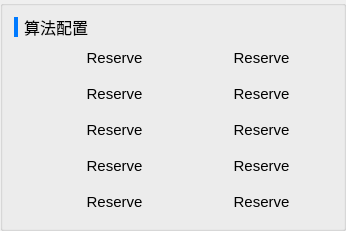
       <widget class="QGroupBox" name="groupBox_2">
        <property name="minimumSize">
         <size>
          <width>0</width>
          <height>0</height>
         </size>
        </property>
        <property name="font">
         <font>
          <pointsize>8</pointsize>
         </font>
        </property>
        <property name="styleSheet">
         <string notr="true">QObject#groupBox_2{
border: none;
}</string>
        </property>
        <property name="title">
         <string/>
        </property>
        <layout class="QVBoxLayout" name="verticalLayout_2">
         <item>
          <layout class="QHBoxLayout" name="horizontalLayout_11">
           <item>
            <widget class="QLabel" name="label_20">
             <property name="minimumSize">
              <size>
               <width>4</width>
               <height>20</height>
              </size>
             </property>
             <property name="maximumSize">
              <size>
               <width>4</width>
               <height>20</height>
              </size>
             </property>
             <property name="font">
              <font>
               <pointsize>12</pointsize>
              </font>
             </property>
             <property name="styleSheet">
              <string notr="true">background: #007AFF;</string>
             </property>
             <property name="text">
              <string/>
             </property>
            </widget>
           </item>
           <item>
            <widget class="QLabel" name="label_21">
             <property name="minimumSize">
              <size>
               <width>0</width>
               <height>20</height>
              </size>
             </property>
             <property name="maximumSize">
              <size>
               <width>16777215</width>
               <height>20</height>
              </size>
             </property>
             <property name="font">
              <font>
               <pointsize>12</pointsize>
              </font>
             </property>
             <property name="text">
              <string>算法配置</string>
             </property>
            </widget>
           </item>
          </layout>
         </item>
         <item>
          <layout class="QGridLayout" name="gridLayout_4" columnstretch="0,0">
           <property name="leftMargin">
            <number>30</number>
           </property>
           <item row="7" column="1">
            <widget class="QToolButton" name="checkReserve_1">
             <property name="enabled">
              <bool>true</bool>
             </property>
             <property name="sizePolicy">
              <sizepolicy hsizetype="Fixed" vsizetype="Fixed">
               <horstretch>0</horstretch>
               <verstretch>0</verstretch>
              </sizepolicy>
             </property>
             <property name="minimumSize">
              <size>
               <width>141</width>
               <height>30</height>
              </size>
             </property>
             <property name="maximumSize">
              <size>
               <width>245</width>
               <height>30</height>
              </size>
             </property>
             <property name="font">
              <font>
               <pointsize>11</pointsize>
              </font>
             </property>
             <property name="layoutDirection">
              <enum>Qt::LeftToRight</enum>
             </property>
             <property name="styleSheet">
              <string notr="true">border: none;</string>
             </property>
             <property name="text">
              <string notr="true">Reserve</string>
             </property>
             <property name="icon">
              <iconset>
               <selectedoff>:/resources/icons/ic_checkbox_normal.png</selectedoff>
               <selectedon>:/resources/icons/ic_checkbox_selected.png</selectedon>
              </iconset>
             </property>
             <property name="iconSize">
              <size>
               <width>30</width>
               <height>30</height>
              </size>
             </property>
             <property name="checkable">
              <bool>true</bool>
             </property>
             <property name="checked">
              <bool>false</bool>
             </property>
             <property name="toolButtonStyle">
              <enum>Qt::ToolButtonTextBesideIcon</enum>
             </property>
            </widget>
           </item>
           <item row="7" column="0">
            <widget class="QToolButton" name="checkReserve_0">
             <property name="enabled">
              <bool>true</bool>
             </property>
             <property name="sizePolicy">
              <sizepolicy hsizetype="Fixed" vsizetype="Fixed">
               <horstretch>0</horstretch>
               <verstretch>0</verstretch>
              </sizepolicy>
             </property>
             <property name="minimumSize">
              <size>
               <width>141</width>
               <height>30</height>
              </size>
             </property>
             <property name="maximumSize">
              <size>
               <width>245</width>
               <height>30</height>
              </size>
             </property>
             <property name="font">
              <font>
               <pointsize>11</pointsize>
              </font>
             </property>
             <property name="layoutDirection">
              <enum>Qt::LeftToRight</enum>
             </property>
             <property name="styleSheet">
              <string notr="true">border: none;</string>
             </property>
             <property name="text">
              <string notr="true">Reserve</string>
             </property>
             <property name="icon">
              <iconset>
               <selectedoff>:/resources/icons/ic_checkbox_normal.png</selectedoff>
               <selectedon>:/resources/icons/ic_checkbox_selected.png</selectedon>
              </iconset>
             </property>
             <property name="iconSize">
              <size>
               <width>30</width>
               <height>30</height>
              </size>
             </property>
             <property name="checkable">
              <bool>true</bool>
             </property>
             <property name="checked">
              <bool>false</bool>
             </property>
             <property name="toolButtonStyle">
              <enum>Qt::ToolButtonTextBesideIcon</enum>
             </property>
            </widget>
           </item>
           <item row="5" column="1">
            <widget class="QToolButton" name="checkReserve_3">
             <property name="enabled">
              <bool>true</bool>
             </property>
             <property name="sizePolicy">
              <sizepolicy hsizetype="Fixed" vsizetype="Fixed">
               <horstretch>0</horstretch>
               <verstretch>0</verstretch>
              </sizepolicy>
             </property>
             <property name="minimumSize">
              <size>
               <width>141</width>
               <height>30</height>
              </size>
             </property>
             <property name="maximumSize">
              <size>
               <width>245</width>
               <height>30</height>
              </size>
             </property>
             <property name="font">
              <font>
               <pointsize>11</pointsize>
              </font>
             </property>
             <property name="layoutDirection">
              <enum>Qt::LeftToRight</enum>
             </property>
             <property name="styleSheet">
              <string notr="true">border: none;</string>
             </property>
             <property name="text">
              <string notr="true">Reserve</string>
             </property>
             <property name="icon">
              <iconset>
               <selectedoff>:/resources/icons/ic_checkbox_normal.png</selectedoff>
               <selectedon>:/resources/icons/ic_checkbox_selected.png</selectedon>
              </iconset>
             </property>
             <property name="iconSize">
              <size>
               <width>30</width>
               <height>30</height>
              </size>
             </property>
             <property name="checkable">
              <bool>true</bool>
             </property>
             <property name="checked">
              <bool>false</bool>
             </property>
             <property name="toolButtonStyle">
              <enum>Qt::ToolButtonTextBesideIcon</enum>
             </property>
            </widget>
           </item>
           <item row="1" column="0">
            <widget class="QToolButton" name="checkCls">
             <property name="sizePolicy">
              <sizepolicy hsizetype="Fixed" vsizetype="Fixed">
               <horstretch>0</horstretch>
               <verstretch>0</verstretch>
              </sizepolicy>
             </property>
             <property name="minimumSize">
              <size>
               <width>141</width>
               <height>30</height>
              </size>
             </property>
             <property name="maximumSize">
              <size>
               <width>245</width>
               <height>30</height>
              </size>
             </property>
             <property name="font">
              <font>
               <pointsize>11</pointsize>
              </font>
             </property>
             <property name="layoutDirection">
              <enum>Qt::LeftToRight</enum>
             </property>
             <property name="styleSheet">
              <string notr="true">border: none;</string>
             </property>
             <property name="text">
              <string notr="true">Reserve</string>
             </property>
             <property name="icon">
              <iconset>
               <selectedoff>:/resources/icons/ic_checkbox_normal.png</selectedoff>
               <selectedon>:/resources/icons/ic_checkbox_selected.png</selectedon>
              </iconset>
             </property>
             <property name="iconSize">
              <size>
               <width>30</width>
               <height>30</height>
              </size>
             </property>
             <property name="checkable">
              <bool>true</bool>
             </property>
             <property name="checked">
              <bool>false</bool>
             </property>
             <property name="toolButtonStyle">
              <enum>Qt::ToolButtonTextBesideIcon</enum>
             </property>
            </widget>
           </item>
           <item row="5" column="0">
            <widget class="QToolButton" name="checkReserve_2">
             <property name="enabled">
              <bool>true</bool>
             </property>
             <property name="sizePolicy">
              <sizepolicy hsizetype="Fixed" vsizetype="Fixed">
               <horstretch>0</horstretch>
               <verstretch>0</verstretch>
              </sizepolicy>
             </property>
             <property name="minimumSize">
              <size>
               <width>141</width>
               <height>30</height>
              </size>
             </property>
             <property name="maximumSize">
              <size>
               <width>245</width>
               <height>30</height>
              </size>
             </property>
             <property name="font">
              <font>
               <pointsize>11</pointsize>
              </font>
             </property>
             <property name="layoutDirection">
              <enum>Qt::LeftToRight</enum>
             </property>
             <property name="styleSheet">
              <string notr="true">border: none;</string>
             </property>
             <property name="text">
              <string notr="true">Reserve</string>
             </property>
             <property name="icon">
              <iconset>
               <selectedoff>:/resources/icons/ic_checkbox_normal.png</selectedoff>
               <selectedon>:/resources/icons/ic_checkbox_selected.png</selectedon>
              </iconset>
             </property>
             <property name="iconSize">
              <size>
               <width>30</width>
               <height>30</height>
              </size>
             </property>
             <property name="checkable">
              <bool>true</bool>
             </property>
             <property name="checked">
              <bool>false</bool>
             </property>
             <property name="toolButtonStyle">
              <enum>Qt::ToolButtonTextBesideIcon</enum>
             </property>
            </widget>
           </item>
           <item row="1" column="1">
            <widget class="QToolButton" name="checkBigAndSmall">
             <property name="sizePolicy">
              <sizepolicy hsizetype="Fixed" vsizetype="Fixed">
               <horstretch>0</horstretch>
               <verstretch>0</verstretch>
              </sizepolicy>
             </property>
             <property name="minimumSize">
              <size>
               <width>141</width>
               <height>30</height>
              </size>
             </property>
             <property name="maximumSize">
              <size>
               <width>245</width>
               <height>30</height>
              </size>
             </property>
             <property name="font">
              <font>
               <pointsize>11</pointsize>
              </font>
             </property>
             <property name="layoutDirection">
              <enum>Qt::LeftToRight</enum>
             </property>
             <property name="styleSheet">
              <string notr="true">border: none;</string>
             </property>
             <property name="text">
              <string notr="true">Reserve</string>
             </property>
             <property name="icon">
              <iconset>
               <selectedoff>:/resources/icons/ic_checkbox_normal.png</selectedoff>
               <selectedon>:/resources/icons/ic_checkbox_selected.png</selectedon>
              </iconset>
             </property>
             <property name="iconSize">
              <size>
               <width>30</width>
               <height>30</height>
              </size>
             </property>
             <property name="checkable">
              <bool>true</bool>
             </property>
             <property name="checked">
              <bool>false</bool>
             </property>
             <property name="toolButtonStyle">
              <enum>Qt::ToolButtonTextBesideIcon</enum>
             </property>
            </widget>
           </item>
           <item row="0" column="0">
            <widget class="QToolButton" name="checkSaveImg">
             <property name="sizePolicy">
              <sizepolicy hsizetype="Fixed" vsizetype="Fixed">
               <horstretch>0</horstretch>
               <verstretch>0</verstretch>
              </sizepolicy>
             </property>
             <property name="minimumSize">
              <size>
               <width>141</width>
               <height>30</height>
              </size>
             </property>
             <property name="maximumSize">
              <size>
               <width>245</width>
               <height>30</height>
              </size>
             </property>
             <property name="font">
              <font>
               <pointsize>11</pointsize>
              </font>
             </property>
             <property name="layoutDirection">
              <enum>Qt::LeftToRight</enum>
             </property>
             <property name="styleSheet">
              <string notr="true">border: none;</string>
             </property>
             <property name="text">
              <string notr="true">Reserve</string>
             </property>
             <property name="icon">
              <iconset>
               <selectedoff>:/resources/icons/ic_checkbox_normal.png</selectedoff>
               <selectedon>:/resources/icons/ic_checkbox_selected.png</selectedon>
              </iconset>
             </property>
             <property name="iconSize">
              <size>
               <width>30</width>
               <height>30</height>
              </size>
             </property>
             <property name="checkable">
              <bool>true</bool>
             </property>
             <property name="checked">
              <bool>false</bool>
             </property>
             <property name="toolButtonStyle">
              <enum>Qt::ToolButtonTextBesideIcon</enum>
             </property>
            </widget>
           </item>
           <item row="3" column="1">
            <widget class="QToolButton" name="checkSeg">
             <property name="sizePolicy">
              <sizepolicy hsizetype="Fixed" vsizetype="Fixed">
               <horstretch>0</horstretch>
               <verstretch>0</verstretch>
              </sizepolicy>
             </property>
             <property name="minimumSize">
              <size>
               <width>141</width>
               <height>30</height>
              </size>
             </property>
             <property name="maximumSize">
              <size>
               <width>245</width>
               <height>30</height>
              </size>
             </property>
             <property name="font">
              <font>
               <pointsize>11</pointsize>
              </font>
             </property>
             <property name="layoutDirection">
              <enum>Qt::LeftToRight</enum>
             </property>
             <property name="styleSheet">
              <string notr="true">border: none;</string>
             </property>
             <property name="text">
              <string notr="true">Reserve</string>
             </property>
             <property name="icon">
              <iconset>
               <selectedoff>:/resources/icons/ic_checkbox_normal.png</selectedoff>
               <selectedon>:/resources/icons/ic_checkbox_selected.png</selectedon>
              </iconset>
             </property>
             <property name="iconSize">
              <size>
               <width>30</width>
               <height>30</height>
              </size>
             </property>
             <property name="checkable">
              <bool>true</bool>
             </property>
             <property name="checked">
              <bool>false</bool>
             </property>
             <property name="toolButtonStyle">
              <enum>Qt::ToolButtonTextBesideIcon</enum>
             </property>
            </widget>
           </item>
           <item row="0" column="1">
            <widget class="QToolButton" name="checkSegAndCls">
             <property name="sizePolicy">
              <sizepolicy hsizetype="Fixed" vsizetype="Fixed">
               <horstretch>0</horstretch>
               <verstretch>0</verstretch>
              </sizepolicy>
             </property>
             <property name="minimumSize">
              <size>
               <width>141</width>
               <height>30</height>
              </size>
             </property>
             <property name="maximumSize">
              <size>
               <width>245</width>
               <height>30</height>
              </size>
             </property>
             <property name="font">
              <font>
               <pointsize>11</pointsize>
              </font>
             </property>
             <property name="layoutDirection">
              <enum>Qt::LeftToRight</enum>
             </property>
             <property name="styleSheet">
              <string notr="true">border: none;</string>
             </property>
             <property name="text">
              <string notr="true">Reserve</string>
             </property>
             <property name="icon">
              <iconset>
               <selectedoff>:/resources/icons/ic_checkbox_normal.png</selectedoff>
               <selectedon>:/resources/icons/ic_checkbox_selected.png</selectedon>
              </iconset>
             </property>
             <property name="iconSize">
              <size>
               <width>30</width>
               <height>30</height>
              </size>
             </property>
             <property name="checkable">
              <bool>true</bool>
             </property>
             <property name="checked">
              <bool>false</bool>
             </property>
             <property name="toolButtonStyle">
              <enum>Qt::ToolButtonTextBesideIcon</enum>
             </property>
            </widget>
           </item>
           <item row="3" column="0">
            <widget class="QToolButton" name="checkFragment">
             <property name="sizePolicy">
              <sizepolicy hsizetype="Fixed" vsizetype="Fixed">
               <horstretch>0</horstretch>
               <verstretch>0</verstretch>
              </sizepolicy>
             </property>
             <property name="minimumSize">
              <size>
               <width>141</width>
               <height>30</height>
              </size>
             </property>
             <property name="maximumSize">
              <size>
               <width>245</width>
               <height>30</height>
              </size>
             </property>
             <property name="font">
              <font>
               <pointsize>11</pointsize>
              </font>
             </property>
             <property name="layoutDirection">
              <enum>Qt::LeftToRight</enum>
             </property>
             <property name="styleSheet">
              <string notr="true">border: none;</string>
             </property>
             <property name="text">
              <string notr="true">Reserve</string>
             </property>
             <property name="icon">
              <iconset>
               <selectedoff>:/resources/icons/ic_checkbox_normal.png</selectedoff>
               <selectedon>:/resources/icons/ic_checkbox_selected.png</selectedon>
              </iconset>
             </property>
             <property name="iconSize">
              <size>
               <width>30</width>
               <height>30</height>
              </size>
             </property>
             <property name="checkable">
              <bool>true</bool>
             </property>
             <property name="checked">
              <bool>false</bool>
             </property>
             <property name="toolButtonStyle">
              <enum>Qt::ToolButtonTextBesideIcon</enum>
             </property>
            </widget>
           </item>
          </layout>
         </item>
        </layout>
       </widget>
